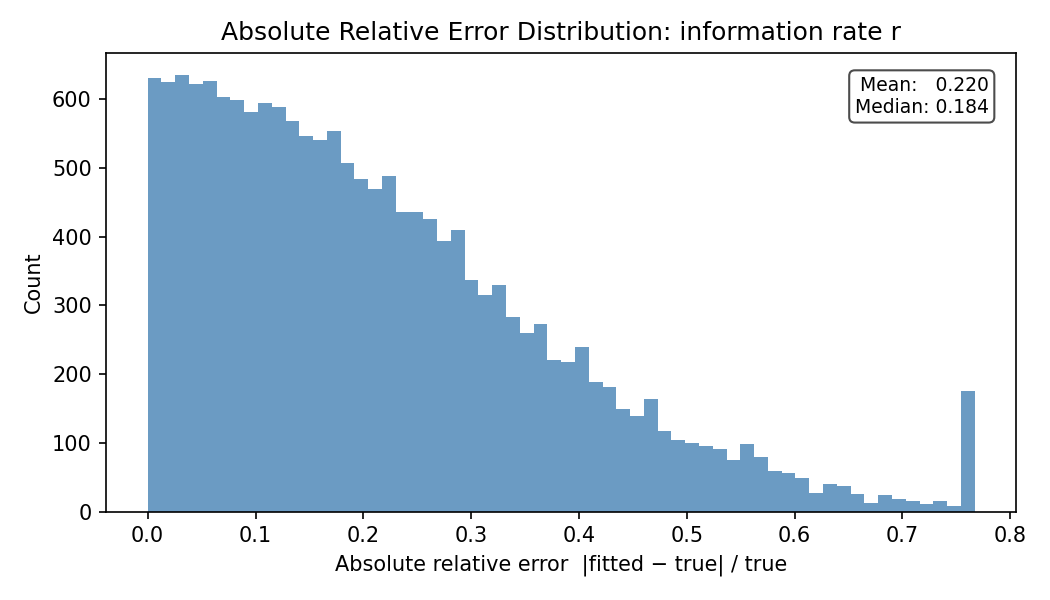
#> input picture buzzpoint_analysis/nats_sims_results/hist_r.png, 1050 x 600 px
$ python combine_plots.py
#> lines starting #> are read from the running program, lines starting #| are printed output that depends on the picture
from PIL import Image

files = [
    "hist_r.png", "scatter_r.png",
    "hist_lam.png", "scatter_lam.png",
    "hist_eta.png", "scatter_eta.png",
]

imgs = [Image.open(f) for f in files]
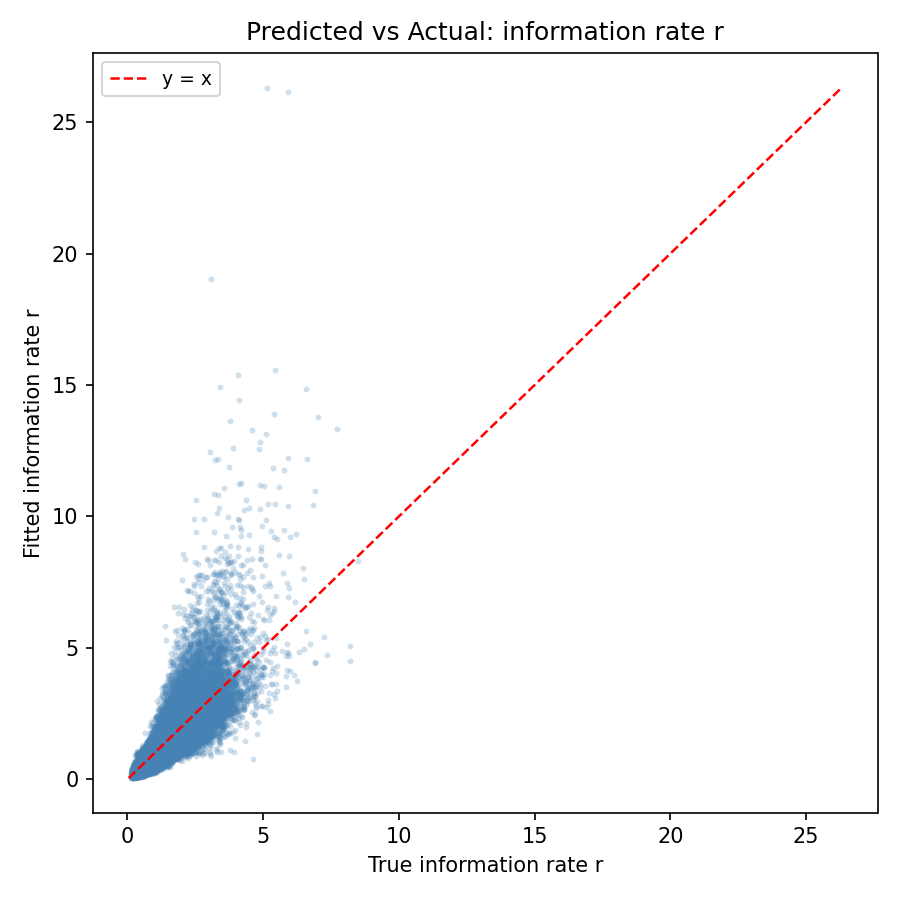
#> input picture buzzpoint_analysis/nats_sims_results/scatter_r.png, 900 x 900 px
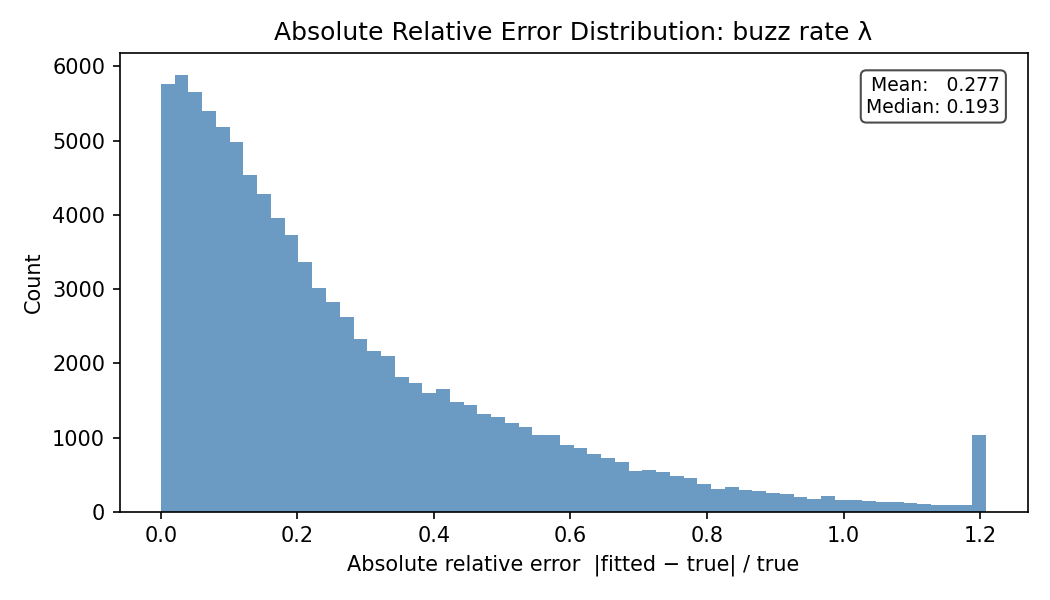
#> input picture buzzpoint_analysis/nats_sims_results/hist_lam.png, 1050 x 600 px
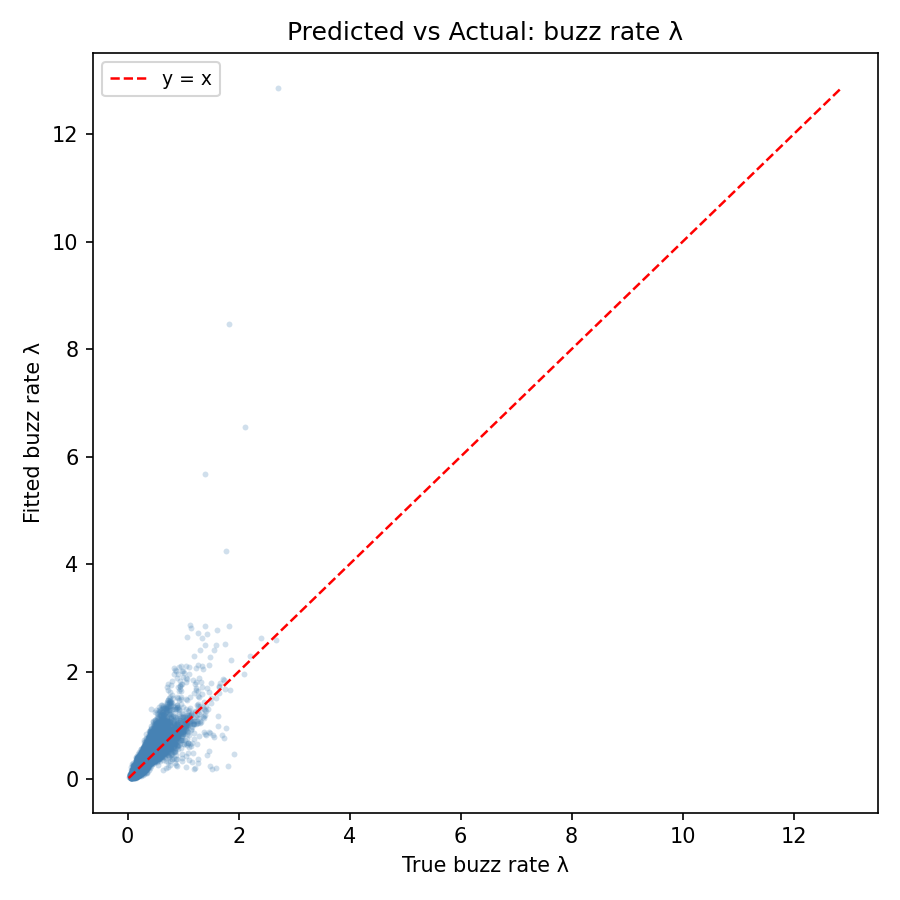
#> input picture buzzpoint_analysis/nats_sims_results/scatter_lam.png, 900 x 900 px
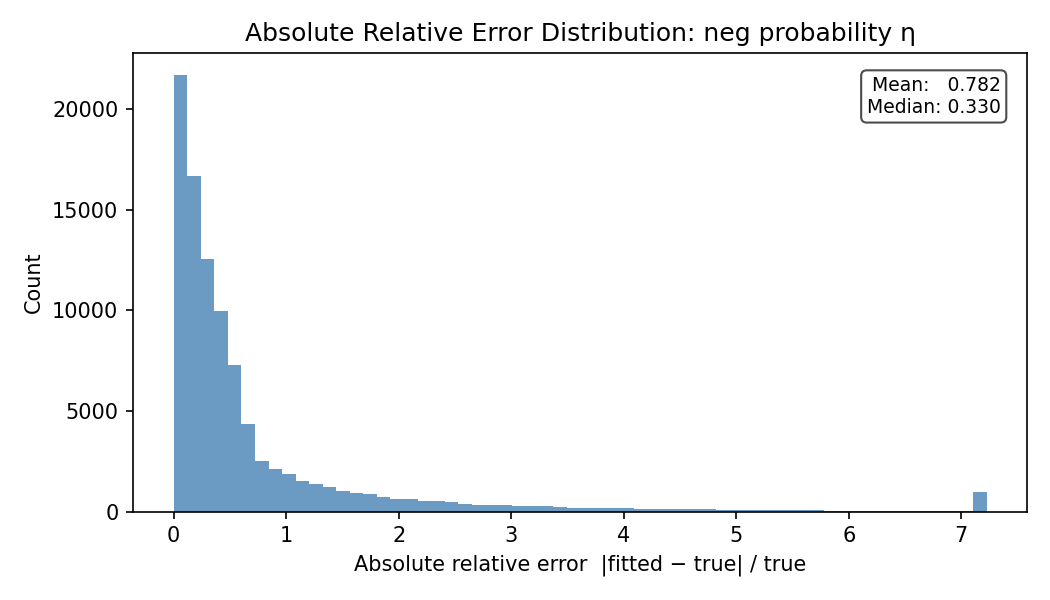
#> input picture buzzpoint_analysis/nats_sims_results/hist_eta.png, 1050 x 600 px
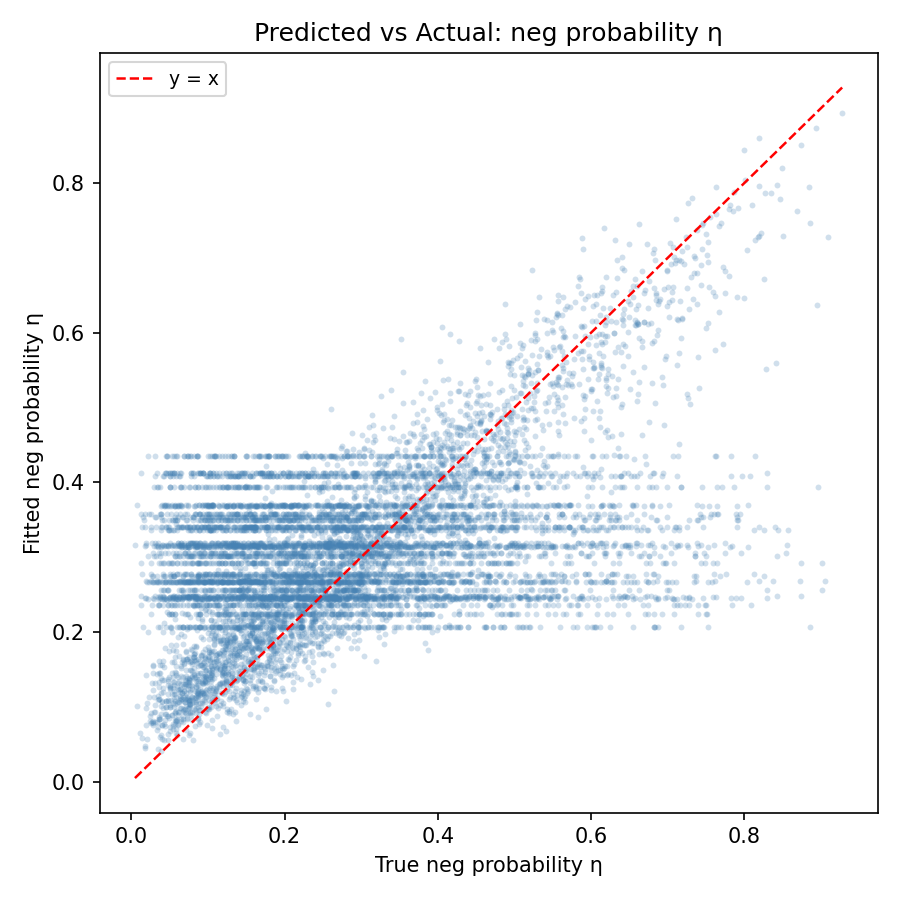
#> input picture buzzpoint_analysis/nats_sims_results/scatter_eta.png, 900 x 900 px
#> imgs = 6 items

col_widths = [max(imgs[r * 2 + c].size[0] for r in range(3)) for c in range(2)]
#> col_widths = [1050, 900]
row_heights = [max(imgs[r * 2 + c].size[1] for c in range(2)) for r in range(3)]
#> row_heights = [900, 900, 900]
col_offsets = [sum(col_widths[:c]) for c in range(2)]
#> col_offsets = [0, 1050]
row_offsets = [sum(row_heights[:r]) for r in range(3)]
#> row_offsets = [0, 900, 1800]

grid = Image.new("RGB", (sum(col_widths), sum(row_heights)))
#> grid: PIL image 1950x2700 RGB; every value is 0
for i, img in enumerate(imgs):
    row, col = divmod(i, 2)
    grid.paste(img, (col_offsets[col], row_offsets[row]))
#> this loop made 6 passes
#> (row, col) on passes 1 to 6: (0, 0), (0, 1), (1, 0), (1, 1), (2, 0), (2, 1)
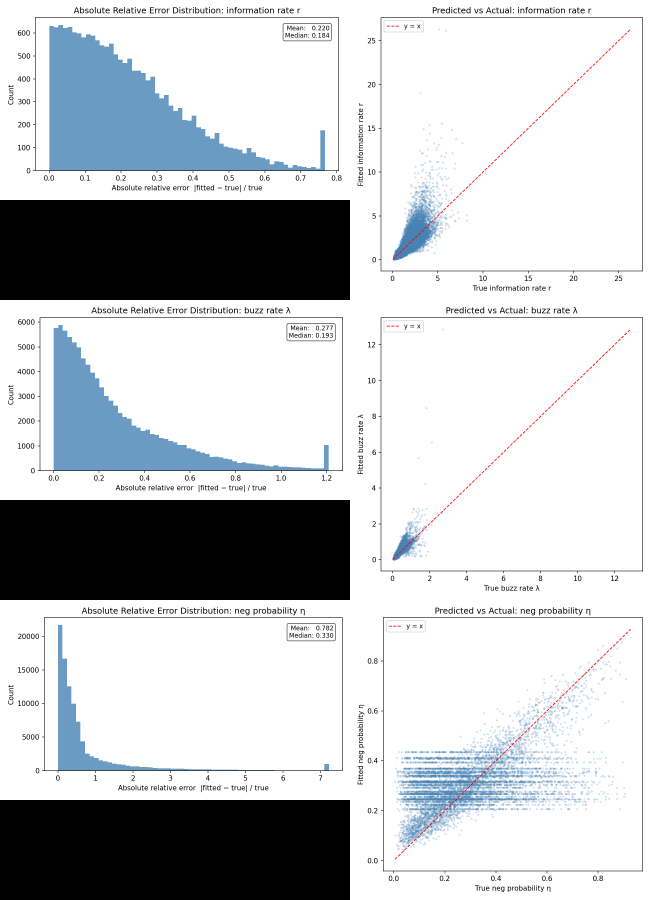
#> grid: PIL image 1950x2700 RGB (shown at 1/3 size); mean R, G, B 195.6, 198.6, 201.3

grid.save("summary.png")
print("Saved summary.png")
